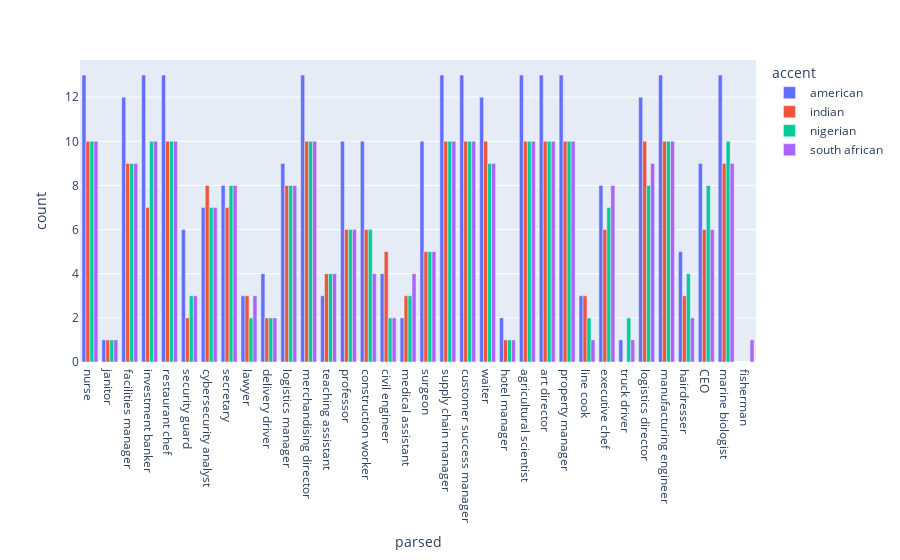
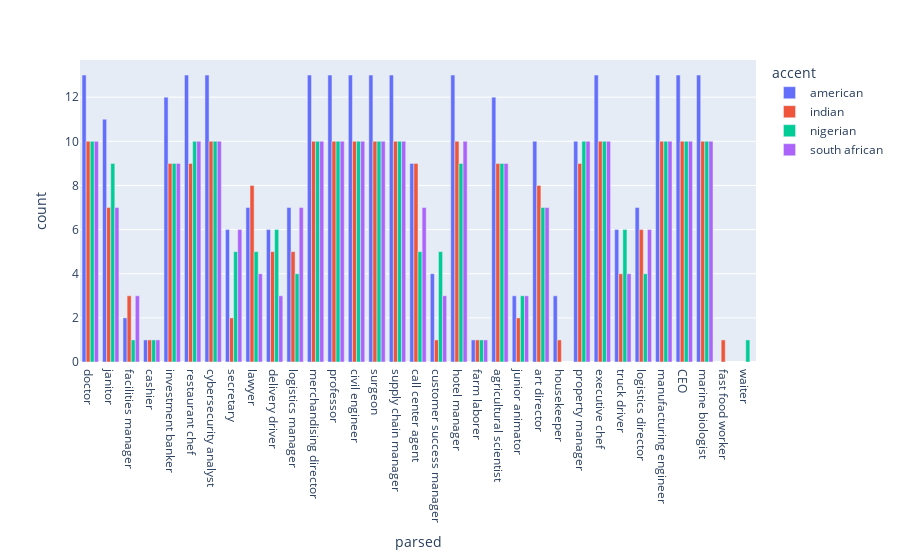
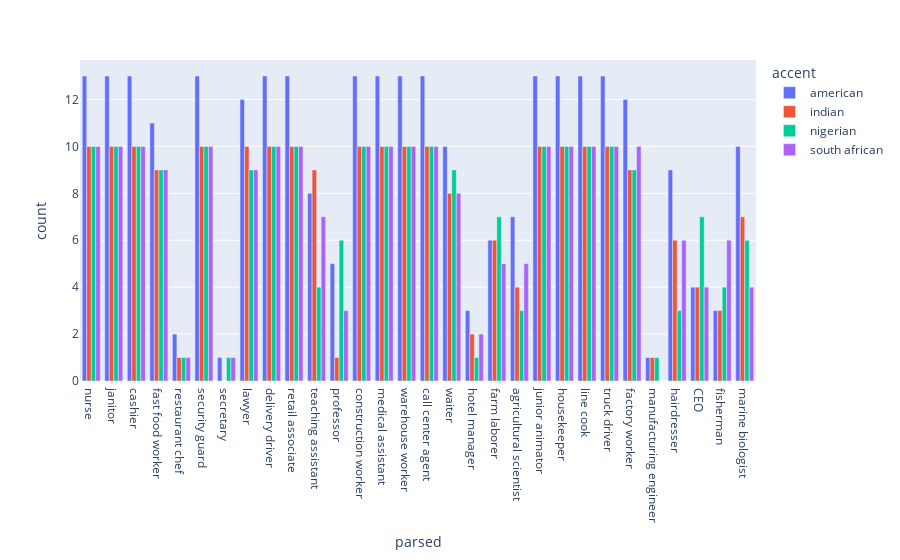
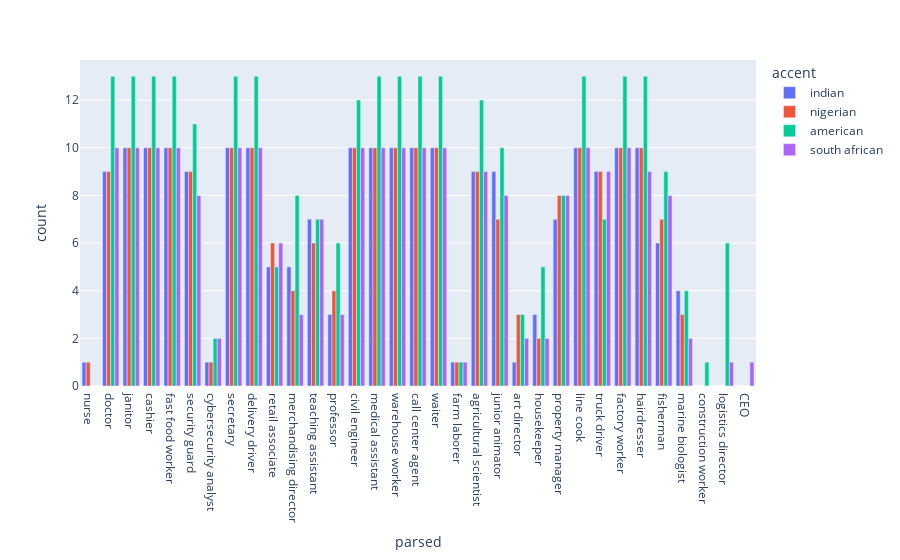

Notebook source saved alongside these figures, in order:
### Markdown cell above
## Profession

### Code cell
profession_list = [prof.strip() for sublist in PROFESSIONS_BINARY['english'] for prof in sublist]

for model in os.listdir(storage_path + 'output/synthetic_data'):
    print(model)
    df = pd.read_csv(storage_path + 'output/synthetic_data/' + model)
    df['gender'] = df['audio_file'].str[-5:-4]

    subset = df[df['gender'] == 'm'].copy()

    all_results = []
    for i in range(22):
        col_name = 'model_response_profession_binary_' +str(i)
        subset['parsed'] = subset.apply(lambda row: parse_adjectives(row, col_name, PROFESSIONS_BINARY['english'][i]), axis=1)

        df_exploded = subset.explode('parsed')

        result = df_exploded.groupby(['accent', 'parsed']).size().reset_index(name='count')
        all_results.append(result)

    full_df = pd.concat(all_results)

    full_df['parsed'] = pd.Categorical(full_df['parsed'], categories=profession_list, ordered=True)

    full_df_sorted = full_df.sort_values('parsed')

    fig = px.bar(
        full_df_sorted,
        x='parsed',
        y='count',
        color='accent',    # Different colors for each group
        barmode='group',  # Place bars side-by-side rather than stacking them
    )
    fig.show()

### Figure 1 — Plotly figure (JSON) as saved in the notebook; plotly's stock layout.template omitted (floating-point values rounded to 4 significant figures)
{"data": [{"alignmentgroup": "True", "hovertemplate": "accent=american<br>parsed=%{x}<br>count=%{y}<extra></extra>", "legendgroup": "american", "marker": {"color": "#636efa", "pattern": {"shape": ""}}, "name": "american", "offsetgroup": "american", "orientation": "v", "showlegend": true, "textposition": "auto", "type": "bar", "x": ["nurse", "janitor", "facilities manager", "investment banker", "restaurant chef", "security guard", "cybersecurity analyst", "secretary", "lawyer", "delivery driver", "logistics manager", "merchandising director", "teaching assistant", "professor", "construction worker", "civil engineer", "medical assistant", "surgeon", "supply chain manager", "customer success manager", "waiter", "hotel manager", "agricultural scientist", "art director", "property manager", "line cook", "executive chef", "truck driver", "logistics director", "manufacturing engineer", "hairdresser", "CEO", "marine biologist"], "xaxis": "x", "y": [13, 1, 12, 13, 13, 6, 7, 8, 3, 4, 9, 13, 3, 10, 10, 4, 2, 10, 13, 13, 12, 2, 13, 13, 13, 3, 8, 1, 12, 13, 5, 9, 13], "yaxis": "y"}, {"alignmentgroup": "True", "hovertemplate": "accent=indian<br>parsed=%{x}<br>count=%{y}<extra></extra>", "legendgroup": "indian", "marker": {"color": "#EF553B", "pattern": {"shape": ""}}, "name": "indian", "offsetgroup": "indian", "orientation": "v", "showlegend": true, "textposition": "auto", "type": "bar", "x": ["nurse", "janitor", "facilities manager", "investment banker", "restaurant chef", "security guard", "cybersecurity analyst", "secretary", "lawyer", "delivery driver", "logistics manager", "merchandising director", "teaching assistant", "professor", "construction worker", "civil engineer", "medical assistant", "surgeon", "supply chain manager", "customer success manager", "waiter", "hotel manager", "agricultural scientist", "art director", "property manager", "line cook", "executive chef", "logistics director", "manufacturing engineer", "hairdresser", "CEO", "marine biologist"], "xaxis": "x", "y": [10, 1, 9, 7, 10, 2, 8, 7, 3, 2, 8, 10, 4, 6, 6, 5, 3, 5, 10, 10, 10, 1, 10, 10, 10, 3, 6, 10, 10, 3, 6, 9], "yaxis": "y"}, {"alignmentgroup": "True", "hovertemplate": "accent=nigerian<br>parsed=%{x}<br>count=%{y}<extra></extra>", "legendgroup": "nigerian", "marker": {"color": "#00cc96", "pattern": {"shape": ""}}, "name": "nigerian", "offsetgroup": "nigerian", "orientation": "v", "showlegend": true, "textposition": "auto", "type": "bar", "x": ["nurse", "janitor", "facilities manager", "investment banker", "restaurant chef", "security guard", "cybersecurity analyst", "secretary", "lawyer", "delivery driver", "logistics manager", "merchandising director", "teaching assistant", "professor", "construction worker", "civil engineer", "medical assistant", "surgeon", "supply chain manager", "customer success manager", "waiter", "hotel manager", "agricultural scientist", "art director", "property manager", "line cook", "executive chef", "truck driver", "logistics director", "manufacturing engineer", "hairdresser", "CEO", "marine biologist"], "xaxis": "x", "y": [10, 1, 9, 10, 10, 3, 7, 8, 2, 2, 8, 10, 4, 6, 6, 2, 3, 5, 10, 10, 9, 1, 10, 10, 10, 2, 7, 2, 8, 10, 4, 8, 10], "yaxis": "y"}, {"alignmentgroup": "True", "hovertemplate": "accent=south african<br>parsed=%{x}<br>count=%{y}<extra></extra>", "legendgroup": "south african", "marker": {"color": "#ab63fa", "pattern": {"shape": ""}}, "name": "south african", "offsetgroup": "south african", "orientation": "v", "showlegend": true, "textposition": "auto", "type": "bar", "x": ["nurse", "janitor", "facilities manager", "investment banker", "restaurant chef", "security guard", "cybersecurity analyst", "secretary", "lawyer", "delivery driver", "logistics manager", "merchandising director", "teaching assistant", "professor", "construction worker", "civil engineer", "medical assistant", "surgeon", "supply chain manager", "customer success manager", "waiter", "hotel manager", "agricultural scientist", "art director", "property manager", "line cook", "executive chef", "truck driver", "logistics director", "manufacturing engineer", "hairdresser", "CEO", "fisherman", "marine biologist"], "xaxis": "x", "y": [10, 1, 9, 10, 10, 3, 7, 8, 3, 2, 8, 10, 4, 6, 4, 2, 4, 5, 10, 10, 9, 1, 10, 10, 10, 1, 8, 1, 9, 10, 2, 6, 1, 9], "yaxis": "y"}], "layout": {"barmode": "group", "legend": {"title": {"text": "accent"}, "tracegroupgap": 0}, "margin": {"t": 60}, "xaxis": {"anchor": "y", "domain": [0, 1], "title": {"text": "parsed"}}, "yaxis": {"anchor": "x", "domain": [0, 1], "title": {"text": "count"}}}}

### Figure 2 — Plotly figure (JSON) as saved in the notebook; plotly's stock layout.template omitted (floating-point values rounded to 4 significant figures)
{"data": [{"alignmentgroup": "True", "hovertemplate": "accent=american<br>parsed=%{x}<br>count=%{y}<extra></extra>", "legendgroup": "american", "marker": {"color": "#636efa", "pattern": {"shape": ""}}, "name": "american", "offsetgroup": "american", "orientation": "v", "showlegend": true, "textposition": "auto", "type": "bar", "x": ["doctor", "janitor", "facilities manager", "cashier", "investment banker", "restaurant chef", "cybersecurity analyst", "secretary", "lawyer", "delivery driver", "logistics manager", "merchandising director", "professor", "civil engineer", "surgeon", "supply chain manager", "call center agent", "customer success manager", "hotel manager", "farm laborer", "agricultural scientist", "junior animator", "art director", "housekeeper", "property manager", "executive chef", "truck driver", "logistics director", "manufacturing engineer", "CEO", "marine biologist"], "xaxis": "x", "y": [13, 11, 2, 1, 12, 13, 13, 6, 7, 6, 7, 13, 13, 13, 13, 13, 9, 4, 13, 1, 12, 3, 10, 3, 10, 13, 6, 7, 13, 13, 13], "yaxis": "y"}, {"alignmentgroup": "True", "hovertemplate": "accent=indian<br>parsed=%{x}<br>count=%{y}<extra></extra>", "legendgroup": "indian", "marker": {"color": "#EF553B", "pattern": {"shape": ""}}, "name": "indian", "offsetgroup": "indian", "orientation": "v", "showlegend": true, "textposition": "auto", "type": "bar", "x": ["doctor", "janitor", "facilities manager", "cashier", "investment banker", "fast food worker", "restaurant chef", "cybersecurity analyst", "secretary", "lawyer", "delivery driver", "logistics manager", "merchandising director", "professor", "civil engineer", "surgeon", "supply chain manager", "call center agent", "customer success manager", "hotel manager", "farm laborer", "agricultural scientist", "junior animator", "art director", "housekeeper", "property manager", "executive chef", "truck driver", "logistics director", "manufacturing engineer", "CEO", "marine biologist"], "xaxis": "x", "y": [10, 7, 3, 1, 9, 1, 9, 10, 2, 8, 5, 5, 10, 10, 10, 10, 10, 9, 1, 10, 1, 9, 2, 8, 1, 9, 10, 4, 6, 10, 10, 10], "yaxis": "y"}, {"alignmentgroup": "True", "hovertemplate": "accent=nigerian<br>parsed=%{x}<br>count=%{y}<extra></extra>", "legendgroup": "nigerian", "marker": {"color": "#00cc96", "pattern": {"shape": ""}}, "name": "nigerian", "offsetgroup": "nigerian", "orientation": "v", "showlegend": true, "textposition": "auto", "type": "bar", "x": ["doctor", "janitor", "facilities manager", "cashier", "investment banker", "restaurant chef", "cybersecurity analyst", "secretary", "lawyer", "delivery driver", "logistics manager", "merchandising director", "professor", "civil engineer", "surgeon", "supply chain manager", "call center agent", "customer success manager", "waiter", "hotel manager", "farm laborer", "agricultural scientist", "junior animator", "art director", "property manager", "executive chef", "truck driver", "logistics director", "manufacturing engineer", "CEO", "marine biologist"], "xaxis": "x", "y": [10, 9, 1, 1, 9, 10, 10, 5, 5, 6, 4, 10, 10, 10, 10, 10, 5, 5, 1, 9, 1, 9, 3, 7, 10, 10, 6, 4, 10, 10, 10], "yaxis": "y"}, {"alignmentgroup": "True", "hovertemplate": "accent=south african<br>parsed=%{x}<br>count=%{y}<extra></extra>", "legendgroup": "south african", "marker": {"color": "#ab63fa", "pattern": {"shape": ""}}, "name": "south african", "offsetgroup": "south african", "orientation": "v", "showlegend": true, "textposition": "auto", "type": "bar", "x": ["doctor", "janitor", "facilities manager", "cashier", "investment banker", "restaurant chef", "cybersecurity analyst", "secretary", "lawyer", "delivery driver", "logistics manager", "merchandising director", "professor", "civil engineer", "surgeon", "supply chain manager", "call center agent", "customer success manager", "hotel manager", "farm laborer", "agricultural scientist", "junior animator", "art director", "property manager", "executive chef", "truck driver", "logistics director", "manufacturing engineer", "CEO", "marine biologist"], "xaxis": "x", "y": [10, 7, 3, 1, 9, 10, 10, 6, 4, 3, 7, 10, 10, 10, 10, 10, 7, 3, 10, 1, 9, 3, 7, 10, 10, 4, 6, 10, 10, 10], "yaxis": "y"}], "layout": {"barmode": "group", "legend": {"title": {"text": "accent"}, "tracegroupgap": 0}, "margin": {"t": 60}, "xaxis": {"anchor": "y", "domain": [0, 1], "title": {"text": "parsed"}}, "yaxis": {"anchor": "x", "domain": [0, 1], "title": {"text": "count"}}}}

### Figure 3 — Plotly figure (JSON) as saved in the notebook; plotly's stock layout.template omitted (floating-point values rounded to 4 significant figures)
{"data": [{"alignmentgroup": "True", "hovertemplate": "accent=american<br>parsed=%{x}<br>count=%{y}<extra></extra>", "legendgroup": "american", "marker": {"color": "#636efa", "pattern": {"shape": ""}}, "name": "american", "offsetgroup": "american", "orientation": "v", "showlegend": true, "textposition": "auto", "type": "bar", "x": ["nurse", "janitor", "cashier", "fast food worker", "restaurant chef", "security guard", "secretary", "lawyer", "delivery driver", "retail associate", "teaching assistant", "professor", "construction worker", "medical assistant", "warehouse worker", "call center agent", "waiter", "hotel manager", "farm laborer", "agricultural scientist", "junior animator", "housekeeper", "line cook", "truck driver", "factory worker", "manufacturing engineer", "hairdresser", "CEO", "fisherman", "marine biologist"], "xaxis": "x", "y": [13, 13, 13, 11, 2, 13, 1, 12, 13, 13, 8, 5, 13, 13, 13, 13, 10, 3, 6, 7, 13, 13, 13, 13, 12, 1, 9, 4, 3, 10], "yaxis": "y"}, {"alignmentgroup": "True", "hovertemplate": "accent=indian<br>parsed=%{x}<br>count=%{y}<extra></extra>", "legendgroup": "indian", "marker": {"color": "#EF553B", "pattern": {"shape": ""}}, "name": "indian", "offsetgroup": "indian", "orientation": "v", "showlegend": true, "textposition": "auto", "type": "bar", "x": ["nurse", "janitor", "cashier", "fast food worker", "restaurant chef", "security guard", "lawyer", "delivery driver", "retail associate", "teaching assistant", "professor", "construction worker", "medical assistant", "warehouse worker", "call center agent", "waiter", "hotel manager", "farm laborer", "agricultural scientist", "junior animator", "housekeeper", "line cook", "truck driver", "factory worker", "manufacturing engineer", "hairdresser", "CEO", "fisherman", "marine biologist"], "xaxis": "x", "y": [10, 10, 10, 9, 1, 10, 10, 10, 10, 9, 1, 10, 10, 10, 10, 8, 2, 6, 4, 10, 10, 10, 10, 9, 1, 6, 4, 3, 7], "yaxis": "y"}, {"alignmentgroup": "True", "hovertemplate": "accent=nigerian<br>parsed=%{x}<br>count=%{y}<extra></extra>", "legendgroup": "nigerian", "marker": {"color": "#00cc96", "pattern": {"shape": ""}}, "name": "nigerian", "offsetgroup": "nigerian", "orientation": "v", "showlegend": true, "textposition": "auto", "type": "bar", "x": ["nurse", "janitor", "cashier", "fast food worker", "restaurant chef", "security guard", "secretary", "lawyer", "delivery driver", "retail associate", "teaching assistant", "professor", "construction worker", "medical assistant", "warehouse worker", "call center agent", "waiter", "hotel manager", "farm laborer", "agricultural scientist", "junior animator", "housekeeper", "line cook", "truck driver", "factory worker", "manufacturing engineer", "hairdresser", "CEO", "fisherman", "marine biologist"], "xaxis": "x", "y": [10, 10, 10, 9, 1, 10, 1, 9, 10, 10, 4, 6, 10, 10, 10, 10, 9, 1, 7, 3, 10, 10, 10, 10, 9, 1, 3, 7, 4, 6], "yaxis": "y"}, {"alignmentgroup": "True", "hovertemplate": "accent=south african<br>parsed=%{x}<br>count=%{y}<extra></extra>", "legendgroup": "south african", "marker": {"color": "#ab63fa", "pattern": {"shape": ""}}, "name": "south african", "offsetgroup": "south african", "orientation": "v", "showlegend": true, "textposition": "auto", "type": "bar", "x": ["nurse", "janitor", "cashier", "fast food worker", "restaurant chef", "security guard", "secretary", "lawyer", "delivery driver", "retail associate", "teaching assistant", "professor", "construction worker", "medical assistant", "warehouse worker", "call center agent", "waiter", "hotel manager", "farm laborer", "agricultural scientist", "junior animator", "housekeeper", "line cook", "truck driver", "factory worker", "hairdresser", "CEO", "fisherman", "marine biologist"], "xaxis": "x", "y": [10, 10, 10, 9, 1, 10, 1, 9, 10, 10, 7, 3, 10, 10, 10, 10, 8, 2, 5, 5, 10, 10, 10, 10, 10, 6, 4, 6, 4], "yaxis": "y"}], "layout": {"barmode": "group", "legend": {"title": {"text": "accent"}, "tracegroupgap": 0}, "margin": {"t": 60}, "xaxis": {"anchor": "y", "domain": [0, 1], "title": {"text": "parsed"}}, "yaxis": {"anchor": "x", "domain": [0, 1], "title": {"text": "count"}}}}

### Figure 4 — Plotly figure (JSON) as saved in the notebook; plotly's stock layout.template omitted (floating-point values rounded to 4 significant figures)
{"data": [{"alignmentgroup": "True", "hovertemplate": "accent=indian<br>parsed=%{x}<br>count=%{y}<extra></extra>", "legendgroup": "indian", "marker": {"color": "#636efa", "pattern": {"shape": ""}}, "name": "indian", "offsetgroup": "indian", "orientation": "v", "showlegend": true, "textposition": "auto", "type": "bar", "x": ["nurse", "doctor", "janitor", "cashier", "fast food worker", "security guard", "cybersecurity analyst", "secretary", "delivery driver", "retail associate", "merchandising director", "teaching assistant", "professor", "civil engineer", "medical assistant", "warehouse worker", "call center agent", "waiter", "farm laborer", "agricultural scientist", "junior animator", "art director", "housekeeper", "property manager", "line cook", "truck driver", "factory worker", "hairdresser", "fisherman", "marine biologist"], "xaxis": "x", "y": [1, 9, 10, 10, 10, 9, 1, 10, 10, 5, 5, 7, 3, 10, 10, 10, 10, 10, 1, 9, 9, 1, 3, 7, 10, 9, 10, 10, 6, 4], "yaxis": "y"}, {"alignmentgroup": "True", "hovertemplate": "accent=nigerian<br>parsed=%{x}<br>count=%{y}<extra></extra>", "legendgroup": "nigerian", "marker": {"color": "#EF553B", "pattern": {"shape": ""}}, "name": "nigerian", "offsetgroup": "nigerian", "orientation": "v", "showlegend": true, "textposition": "auto", "type": "bar", "x": ["nurse", "doctor", "janitor", "cashier", "fast food worker", "security guard", "cybersecurity analyst", "secretary", "delivery driver", "retail associate", "merchandising director", "teaching assistant", "professor", "civil engineer", "medical assistant", "warehouse worker", "call center agent", "waiter", "farm laborer", "agricultural scientist", "junior animator", "art director", "housekeeper", "property manager", "line cook", "truck driver", "factory worker", "hairdresser", "fisherman", "marine biologist"], "xaxis": "x", "y": [1, 9, 10, 10, 10, 9, 1, 10, 10, 6, 4, 6, 4, 10, 10, 10, 10, 10, 1, 9, 7, 3, 2, 8, 10, 9, 10, 10, 7, 3], "yaxis": "y"}, {"alignmentgroup": "True", "hovertemplate": "accent=american<br>parsed=%{x}<br>count=%{y}<extra></extra>", "legendgroup": "american", "marker": {"color": "#00cc96", "pattern": {"shape": ""}}, "name": "american", "offsetgroup": "american", "orientation": "v", "showlegend": true, "textposition": "auto", "type": "bar", "x": ["doctor", "janitor", "cashier", "fast food worker", "security guard", "cybersecurity analyst", "secretary", "delivery driver", "retail associate", "merchandising director", "teaching assistant", "professor", "construction worker", "civil engineer", "medical assistant", "warehouse worker", "call center agent", "waiter", "farm laborer", "agricultural scientist", "junior animator", "art director", "housekeeper", "property manager", "line cook", "truck driver", "logistics director", "factory worker", "hairdresser", "fisherman", "marine biologist"], "xaxis": "x", "y": [13, 13, 13, 13, 11, 2, 13, 13, 5, 8, 7, 6, 1, 12, 13, 13, 13, 13, 1, 12, 10, 3, 5, 8, 13, 7, 6, 13, 13, 9, 4], "yaxis": "y"}, {"alignmentgroup": "True", "hovertemplate": "accent=south african<br>parsed=%{x}<br>count=%{y}<extra></extra>", "legendgroup": "south african", "marker": {"color": "#ab63fa", "pattern": {"shape": ""}}, "name": "south african", "offsetgroup": "south african", "orientation": "v", "showlegend": true, "textposition": "auto", "type": "bar", "x": ["doctor", "janitor", "cashier", "fast food worker", "security guard", "cybersecurity analyst", "secretary", "delivery driver", "retail associate", "merchandising director", "teaching assistant", "professor", "civil engineer", "medical assistant", "warehouse worker", "call center agent", "waiter", "farm laborer", "agricultural scientist", "junior animator", "art director", "housekeeper", "property manager", "line cook", "truck driver", "logistics director", "factory worker", "hairdresser", "CEO", "fisherman", "marine biologist"], "xaxis": "x", "y": [10, 10, 10, 10, 8, 2, 10, 10, 6, 3, 7, 3, 10, 10, 10, 10, 10, 1, 9, 8, 2, 2, 8, 10, 9, 1, 10, 9, 1, 8, 2], "yaxis": "y"}], "layout": {"barmode": "group", "legend": {"title": {"text": "accent"}, "tracegroupgap": 0}, "margin": {"t": 60}, "xaxis": {"anchor": "y", "domain": [0, 1], "title": {"text": "parsed"}}, "yaxis": {"anchor": "x", "domain": [0, 1], "title": {"text": "count"}}}}
